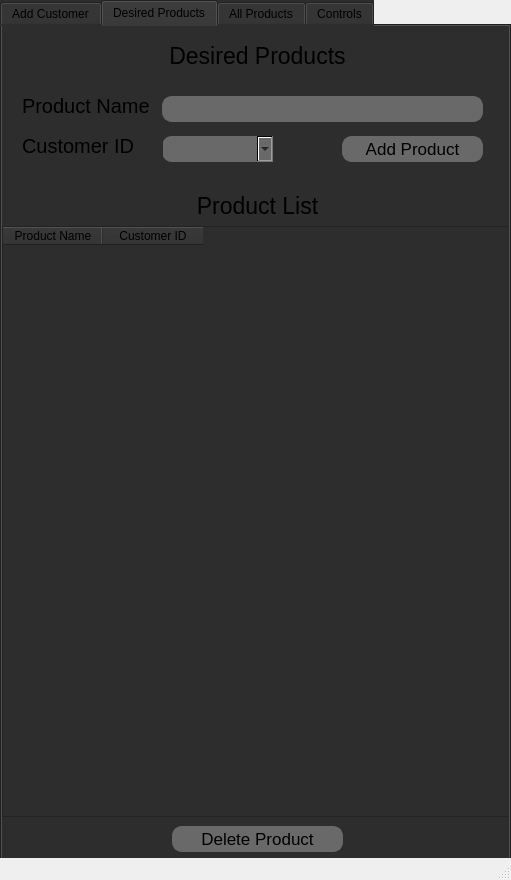
<?xml version="1.0" encoding="UTF-8"?>
<ui version="4.0">
 <class>MainWindow</class>
 <widget class="QMainWindow" name="MainWindow">
  <property name="geometry">
   <rect>
    <x>0</x>
    <y>0</y>
    <width>511</width>
    <height>880</height>
   </rect>
  </property>
  <property name="windowTitle">
   <string>MainWindow</string>
  </property>
  <widget class="QWidget" name="centralwidget">
   <widget class="QTabWidget" name="tabWidget">
    <property name="geometry">
     <rect>
      <x>0</x>
      <y>0</y>
      <width>511</width>
      <height>861</height>
     </rect>
    </property>
    <property name="styleSheet">
     <string notr="true">background-color: rgb(45,45,45)</string>
    </property>
    <property name="currentIndex">
     <number>1</number>
    </property>
    <widget class="QWidget" name="tab">
     <attribute name="title">
      <string>Add Customer</string>
     </attribute>
     <widget class="QLabel" name="label">
      <property name="geometry">
       <rect>
        <x>0</x>
        <y>20</y>
        <width>511</width>
        <height>20</height>
       </rect>
      </property>
      <property name="font">
       <font>
        <pointsize>17</pointsize>
       </font>
      </property>
      <property name="text">
       <string>Customer Information</string>
      </property>
      <property name="alignment">
       <set>Qt::AlignmentFlag::AlignCenter</set>
      </property>
     </widget>
     <widget class="QLabel" name="label_2">
      <property name="geometry">
       <rect>
        <x>0</x>
        <y>80</y>
        <width>511</width>
        <height>20</height>
       </rect>
      </property>
      <property name="font">
       <font>
        <pointsize>15</pointsize>
       </font>
      </property>
      <property name="text">
       <string>First Name</string>
      </property>
      <property name="alignment">
       <set>Qt::AlignmentFlag::AlignLeading|Qt::AlignmentFlag::AlignLeft|Qt::AlignmentFlag::AlignVCenter</set>
      </property>
      <property name="margin">
       <number>0</number>
      </property>
      <property name="indent">
       <number>110</number>
      </property>
     </widget>
     <widget class="QLabel" name="label_3">
      <property name="geometry">
       <rect>
        <x>0</x>
        <y>120</y>
        <width>511</width>
        <height>20</height>
       </rect>
      </property>
      <property name="font">
       <font>
        <pointsize>15</pointsize>
       </font>
      </property>
      <property name="text">
       <string>Last Name</string>
      </property>
      <property name="alignment">
       <set>Qt::AlignmentFlag::AlignLeading|Qt::AlignmentFlag::AlignLeft|Qt::AlignmentFlag::AlignVCenter</set>
      </property>
      <property name="margin">
       <number>0</number>
      </property>
      <property name="indent">
       <number>110</number>
      </property>
     </widget>
     <widget class="QLabel" name="label_4">
      <property name="geometry">
       <rect>
        <x>0</x>
        <y>160</y>
        <width>511</width>
        <height>20</height>
       </rect>
      </property>
      <property name="font">
       <font>
        <pointsize>15</pointsize>
       </font>
      </property>
      <property name="text">
       <string>Carrier</string>
      </property>
      <property name="alignment">
       <set>Qt::AlignmentFlag::AlignLeading|Qt::AlignmentFlag::AlignLeft|Qt::AlignmentFlag::AlignVCenter</set>
      </property>
      <property name="margin">
       <number>0</number>
      </property>
      <property name="indent">
       <number>110</number>
      </property>
     </widget>
     <widget class="QLabel" name="label_5">
      <property name="geometry">
       <rect>
        <x>0</x>
        <y>200</y>
        <width>511</width>
        <height>20</height>
       </rect>
      </property>
      <property name="font">
       <font>
        <pointsize>15</pointsize>
       </font>
      </property>
      <property name="text">
       <string>Phone Number</string>
      </property>
      <property name="alignment">
       <set>Qt::AlignmentFlag::AlignLeading|Qt::AlignmentFlag::AlignLeft|Qt::AlignmentFlag::AlignVCenter</set>
      </property>
      <property name="margin">
       <number>0</number>
      </property>
      <property name="indent">
       <number>110</number>
      </property>
     </widget>
     <widget class="QLineEdit" name="CustomerFirstNameInputBox">
      <property name="geometry">
       <rect>
        <x>270</x>
        <y>80</y>
        <width>161</width>
        <height>26</height>
       </rect>
      </property>
      <property name="styleSheet">
       <string notr="true">background-color: qlineargradient(x1: 0, y1: 0, x2: 0, y2: 1, stop: 0 dimgrey, stop: 1 dimgrey);
border-style: solid;
border-color: dimgrey;
border-width: 2px;
border-radius: 10px;
</string>
      </property>
     </widget>
     <widget class="QLineEdit" name="CustomerLastNameInputBox">
      <property name="geometry">
       <rect>
        <x>270</x>
        <y>120</y>
        <width>161</width>
        <height>26</height>
       </rect>
      </property>
      <property name="styleSheet">
       <string notr="true">background-color: qlineargradient(x1: 0, y1: 0, x2: 0, y2: 1, stop: 0 dimgrey, stop: 1 dimgrey);
border-style: solid;
border-color: dimgrey;
border-width: 2px;
border-radius: 10px;
</string>
      </property>
     </widget>
     <widget class="QLineEdit" name="CustomerPhoneNumberInputBox">
      <property name="geometry">
       <rect>
        <x>270</x>
        <y>200</y>
        <width>161</width>
        <height>26</height>
       </rect>
      </property>
      <property name="styleSheet">
       <string notr="true">background-color: qlineargradient(x1: 0, y1: 0, x2: 0, y2: 1, stop: 0 dimgrey, stop: 1 dimgrey);
border-style: solid;
border-color: dimgrey;
border-width: 2px;
border-radius: 10px;
</string>
      </property>
     </widget>
     <widget class="QComboBox" name="CustomerCarrierComboBox">
      <property name="geometry">
       <rect>
        <x>270</x>
        <y>160</y>
        <width>161</width>
        <height>26</height>
       </rect>
      </property>
      <property name="styleSheet">
       <string notr="true">background-color: qlineargradient(x1: 0, y1: 0, x2: 0, y2: 1, stop: 0 dimgrey, stop: 1 dimgrey);
border-style: solid;
border-color: dimgrey;
border-width: 0px;
border-radius: 10px;
</string>
      </property>
     </widget>
     <widget class="QPushButton" name="AddNewCustomerButton">
      <property name="geometry">
       <rect>
        <x>280</x>
        <y>240</y>
        <width>141</width>
        <height>26</height>
       </rect>
      </property>
      <property name="font">
       <font>
        <pointsize>13</pointsize>
       </font>
      </property>
      <property name="styleSheet">
       <string notr="true">background-color: qlineargradient(x1: 0, y1: 0, x2: 0, y2: 1, stop: 0 dimgrey, stop: 1 dimgrey);
border-style: solid;
border-color: dimgrey;
border-width: 2px;
border-radius: 10px;
</string>
      </property>
      <property name="text">
       <string>Add Customer</string>
      </property>
     </widget>
     <widget class="QLabel" name="label_6">
      <property name="geometry">
       <rect>
        <x>0</x>
        <y>300</y>
        <width>511</width>
        <height>20</height>
       </rect>
      </property>
      <property name="font">
       <font>
        <pointsize>17</pointsize>
       </font>
      </property>
      <property name="text">
       <string>Customer Information</string>
      </property>
      <property name="alignment">
       <set>Qt::AlignmentFlag::AlignCenter</set>
      </property>
     </widget>
     <widget class="QTableWidget" name="CustomerTableView">
      <property name="geometry">
       <rect>
        <x>0</x>
        <y>330</y>
        <width>511</width>
        <height>461</height>
       </rect>
      </property>
      <property name="styleSheet">
       <string notr="true"/>
      </property>
      <column>
       <property name="text">
        <string>ID</string>
       </property>
      </column>
      <column>
       <property name="text">
        <string>New Column</string>
       </property>
      </column>
      <column>
       <property name="text">
        <string>Carrier</string>
       </property>
      </column>
      <column>
       <property name="text">
        <string>Phone #</string>
       </property>
      </column>
     </widget>
     <widget class="QPushButton" name="DeleteCustomerButton">
      <property name="geometry">
       <rect>
        <x>170</x>
        <y>800</y>
        <width>171</width>
        <height>26</height>
       </rect>
      </property>
      <property name="font">
       <font>
        <pointsize>13</pointsize>
       </font>
      </property>
      <property name="styleSheet">
       <string notr="true">background-color: qlineargradient(x1: 0, y1: 0, x2: 0, y2: 1, stop: 0 dimgrey, stop: 1 dimgrey);
border-style: solid;
border-color: dimgrey;
border-width: 2px;
border-radius: 10px;
</string>
      </property>
      <property name="text">
       <string>Delete Customer</string>
      </property>
     </widget>
    </widget>
    <widget class="QWidget" name="tab_2">
     <attribute name="title">
      <string>Desired Products</string>
     </attribute>
     <widget class="QLabel" name="label_7">
      <property name="geometry">
       <rect>
        <x>0</x>
        <y>170</y>
        <width>511</width>
        <height>20</height>
       </rect>
      </property>
      <property name="font">
       <font>
        <pointsize>17</pointsize>
       </font>
      </property>
      <property name="text">
       <string>Product List</string>
      </property>
      <property name="alignment">
       <set>Qt::AlignmentFlag::AlignCenter</set>
      </property>
     </widget>
     <widget class="QTableWidget" name="DesiredProductTableView">
      <property name="geometry">
       <rect>
        <x>0</x>
        <y>200</y>
        <width>511</width>
        <height>591</height>
       </rect>
      </property>
      <column>
       <property name="text">
        <string>Product Name</string>
       </property>
      </column>
      <column>
       <property name="text">
        <string>Customer ID</string>
       </property>
      </column>
     </widget>
     <widget class="QLabel" name="label_8">
      <property name="geometry">
       <rect>
        <x>0</x>
        <y>20</y>
        <width>511</width>
        <height>20</height>
       </rect>
      </property>
      <property name="font">
       <font>
        <pointsize>17</pointsize>
       </font>
      </property>
      <property name="text">
       <string>Desired Products</string>
      </property>
      <property name="alignment">
       <set>Qt::AlignmentFlag::AlignCenter</set>
      </property>
     </widget>
     <widget class="QComboBox" name="AddDesiredProductCustomerIDComboBox">
      <property name="geometry">
       <rect>
        <x>160</x>
        <y>110</y>
        <width>111</width>
        <height>26</height>
       </rect>
      </property>
      <property name="styleSheet">
       <string notr="true">background-color: qlineargradient(x1: 0, y1: 0, x2: 0, y2: 1, stop: 0 dimgrey, stop: 1 dimgrey);
border-style: solid;
border-color: dimgrey;
border-width: 0px;
border-radius: 10px;
</string>
      </property>
     </widget>
     <widget class="QLabel" name="label_9">
      <property name="geometry">
       <rect>
        <x>0</x>
        <y>70</y>
        <width>511</width>
        <height>20</height>
       </rect>
      </property>
      <property name="font">
       <font>
        <pointsize>15</pointsize>
       </font>
      </property>
      <property name="text">
       <string>Product Name</string>
      </property>
      <property name="alignment">
       <set>Qt::AlignmentFlag::AlignLeading|Qt::AlignmentFlag::AlignLeft|Qt::AlignmentFlag::AlignVCenter</set>
      </property>
      <property name="margin">
       <number>0</number>
      </property>
      <property name="indent">
       <number>20</number>
      </property>
     </widget>
     <widget class="QLabel" name="label_10">
      <property name="geometry">
       <rect>
        <x>0</x>
        <y>110</y>
        <width>161</width>
        <height>20</height>
       </rect>
      </property>
      <property name="font">
       <font>
        <pointsize>15</pointsize>
       </font>
      </property>
      <property name="text">
       <string>Customer ID</string>
      </property>
      <property name="alignment">
       <set>Qt::AlignmentFlag::AlignLeading|Qt::AlignmentFlag::AlignLeft|Qt::AlignmentFlag::AlignVCenter</set>
      </property>
      <property name="margin">
       <number>0</number>
      </property>
      <property name="indent">
       <number>20</number>
      </property>
     </widget>
     <widget class="QLineEdit" name="AddDesiredProductInputBox">
      <property name="geometry">
       <rect>
        <x>160</x>
        <y>70</y>
        <width>321</width>
        <height>26</height>
       </rect>
      </property>
      <property name="styleSheet">
       <string notr="true">background-color: qlineargradient(x1: 0, y1: 0, x2: 0, y2: 1, stop: 0 dimgrey, stop: 1 dimgrey);
border-style: solid;
border-color: dimgrey;
border-width: 2px;
border-radius: 10px;
</string>
      </property>
     </widget>
     <widget class="QPushButton" name="AddDesiredProductButton">
      <property name="geometry">
       <rect>
        <x>340</x>
        <y>110</y>
        <width>141</width>
        <height>26</height>
       </rect>
      </property>
      <property name="font">
       <font>
        <pointsize>13</pointsize>
       </font>
      </property>
      <property name="styleSheet">
       <string notr="true">background-color: qlineargradient(x1: 0, y1: 0, x2: 0, y2: 1, stop: 0 dimgrey, stop: 1 dimgrey);
border-style: solid;
border-color: dimgrey;
border-width: 2px;
border-radius: 10px;
</string>
      </property>
      <property name="text">
       <string>Add Product</string>
      </property>
     </widget>
     <widget class="QPushButton" name="DeleteDesiredProductButton">
      <property name="geometry">
       <rect>
        <x>170</x>
        <y>800</y>
        <width>171</width>
        <height>26</height>
       </rect>
      </property>
      <property name="font">
       <font>
        <pointsize>13</pointsize>
       </font>
      </property>
      <property name="styleSheet">
       <string notr="true">background-color: qlineargradient(x1: 0, y1: 0, x2: 0, y2: 1, stop: 0 dimgrey, stop: 1 dimgrey);
border-style: solid;
border-color: dimgrey;
border-width: 2px;
border-radius: 10px;
</string>
      </property>
      <property name="text">
       <string>Delete Product</string>
      </property>
     </widget>
    </widget>
    <widget class="QWidget" name="tab_3">
     <attribute name="title">
      <string>All Products</string>
     </attribute>
     <widget class="QTableWidget" name="ProductTableView">
      <property name="geometry">
       <rect>
        <x>0</x>
        <y>50</y>
        <width>511</width>
        <height>771</height>
       </rect>
      </property>
      <column>
       <property name="text">
        <string>Product Name</string>
       </property>
      </column>
     </widget>
     <widget class="QLineEdit" name="lineEdit">
      <property name="geometry">
       <rect>
        <x>10</x>
        <y>10</y>
        <width>491</width>
        <height>26</height>
       </rect>
      </property>
     </widget>
    </widget>
    <widget class="QWidget" name="tab_4">
     <attribute name="title">
      <string>Controls</string>
     </attribute>
     <widget class="QLabel" name="label_11">
      <property name="geometry">
       <rect>
        <x>0</x>
        <y>30</y>
        <width>511</width>
        <height>20</height>
       </rect>
      </property>
      <property name="font">
       <font>
        <pointsize>17</pointsize>
       </font>
      </property>
      <property name="text">
       <string>App Controls</string>
      </property>
      <property name="alignment">
       <set>Qt::AlignmentFlag::AlignCenter</set>
      </property>
     </widget>
     <widget class="QPushButton" name="ClearDesiredProductsTableButton">
      <property name="geometry">
       <rect>
        <x>140</x>
        <y>90</y>
        <width>241</width>
        <height>26</height>
       </rect>
      </property>
      <property name="font">
       <font>
        <pointsize>13</pointsize>
       </font>
      </property>
      <property name="styleSheet">
       <string notr="true">background-color: qlineargradient(x1: 0, y1: 0, x2: 0, y2: 1, stop: 0 dimgrey, stop: 1 dimgrey);
border-style: solid;
border-color: dimgrey;
border-width: 2px;
border-radius: 10px;
</string>
      </property>
      <property name="text">
       <string>Clear Desired Products Table</string>
      </property>
     </widget>
     <widget class="QPushButton" name="ClearCustomerTableButton">
      <property name="geometry">
       <rect>
        <x>160</x>
        <y>140</y>
        <width>201</width>
        <height>26</height>
       </rect>
      </property>
      <property name="font">
       <font>
        <pointsize>13</pointsize>
       </font>
      </property>
      <property name="styleSheet">
       <string notr="true">background-color: qlineargradient(x1: 0, y1: 0, x2: 0, y2: 1, stop: 0 dimgrey, stop: 1 dimgrey);
border-style: solid;
border-color: dimgrey;
border-width: 2px;
border-radius: 10px;
</string>
      </property>
      <property name="text">
       <string>Clear Customer Table</string>
      </property>
     </widget>
     <widget class="QPushButton" name="FindPublixBogoItemsButton">
      <property name="geometry">
       <rect>
        <x>160</x>
        <y>190</y>
        <width>201</width>
        <height>26</height>
       </rect>
      </property>
      <property name="font">
       <font>
        <pointsize>13</pointsize>
       </font>
      </property>
      <property name="styleSheet">
       <string notr="true">background-color: qlineargradient(x1: 0, y1: 0, x2: 0, y2: 1, stop: 0 dimgrey, stop: 1 dimgrey);
border-style: solid;
border-color: dimgrey;
border-width: 2px;
border-radius: 10px;
</string>
      </property>
      <property name="text">
       <string>Find Publix BOGO Items</string>
      </property>
     </widget>
     <widget class="QPushButton" name="FindCustomerItemsButton">
      <property name="geometry">
       <rect>
        <x>160</x>
        <y>290</y>
        <width>201</width>
        <height>26</height>
       </rect>
      </property>
      <property name="font">
       <font>
        <pointsize>13</pointsize>
       </font>
      </property>
      <property name="styleSheet">
       <string notr="true">background-color: qlineargradient(x1: 0, y1: 0, x2: 0, y2: 1, stop: 0 dimgrey, stop: 1 dimgrey);
border-style: solid;
border-color: dimgrey;
border-width: 2px;
border-radius: 10px;
</string>
      </property>
      <property name="text">
       <string>Find Customer Items</string>
      </property>
     </widget>
     <widget class="QPushButton" name="FindChewDealsButton">
      <property name="geometry">
       <rect>
        <x>160</x>
        <y>240</y>
        <width>201</width>
        <height>26</height>
       </rect>
      </property>
      <property name="font">
       <font>
        <pointsize>13</pointsize>
       </font>
      </property>
      <property name="styleSheet">
       <string notr="true">background-color: qlineargradient(x1: 0, y1: 0, x2: 0, y2: 1, stop: 0 dimgrey, stop: 1 dimgrey);
border-style: solid;
border-color: dimgrey;
border-width: 2px;
border-radius: 10px;
</string>
      </property>
      <property name="text">
       <string>Find Chewy Deals</string>
      </property>
     </widget>
    </widget>
   </widget>
  </widget>
  <widget class="QStatusBar" name="statusbar"/>
 </widget>
 <resources/>
 <connections/>
</ui>
